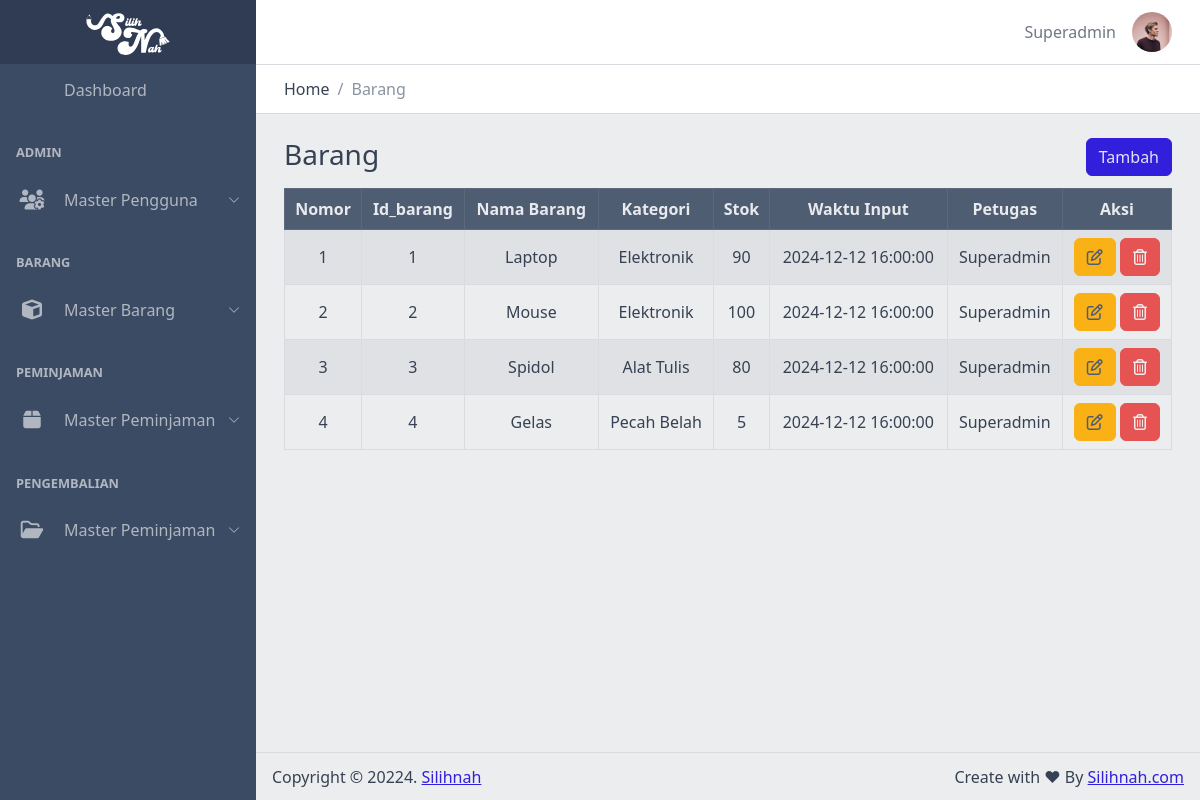
Screenshot of /views/admin/barang/ (signed in) with the database file from the repository.
### tables this page shows
CREATE TABLE `barang` (
  `id_barang` int NOT NULL,
  `nama` varchar(255) NOT NULL,
  `stok` int NOT NULL,
  `waktu` timestamp NOT NULL,
  `id_kategori` int NOT NULL,
  `id_petugas` int NOT NULL
);

CREATE TABLE `kategori` (
  `id_kategori` int NOT NULL,
  `nama` varchar(255) NOT NULL,
  `deskripsi` text NOT NULL
);

CREATE TABLE `petugas` (
  `id_petugas` int NOT NULL,
  `id_user` int NOT NULL,
  `nama` varchar(255) DEFAULT NULL,
  `telpon` varchar(13) DEFAULT NULL,
  `jenis_kelamin` enum('Laki-Laki','Perempuan') DEFAULT NULL,
  `tanggal_lahir` date DEFAULT NULL,
  `alamat` text,
  `agama` enum('Hindu','Islam','Budha','Kristen','Katolik','Konghucu') DEFAULT NULL
);

### functions/connect.php (called while the page is built, shortened)
<?php
class Connect
{
    private $host = 'localhost';
    private $user = 'root';
    private $pass = '';
    private $db = 'silihnah';
    function __construct()
    {
        $this->conn = new mysqli($this->host, $this->user, $this->pass, $this->db);
    }
}

### functions/barang.php (called while the page is built, shortened)
<?php
include 'connect.php';
class barang extends Connect
{
    public function getAllDataJoin()
    {
        $query = "SELECT barang.id_barang, barang.nama as nama_barang, barang.stok, barang.waktu, kategori.id_kategori, kategori.nama as nama_kategori, kategori.deskripsi, petugas.id_petugas, petugas.nama as nama_petugas FROM barang JOIN kategori ON barang.id_kategori = kategori.id_kategori JOIN petugas ON barang.id_petugas = petugas.id_petugas";
        $result = mysqli_query($this->conn, $query);
        $data = [];
        while ($row = mysqli_fetch_assoc($result)) {
            $data[] = $row;
        }
        return $data;
    }
}

### views/admin/barang/index.php (the view, shortened to what this page needs)
<?php
include '../../../functions/barang.php';
$barang = new Barang();
$data = $barang->getAllDataJoin();
?>
<?php include('../../templates/header.php'); ?>
<div class="container-fluid">
    <div class="row justify-content-center">
        <div class="col">
            <h3>Barang</h3>
        </div>
        <div class="col text-end">
            <button type="button" class="btn btn-primary" data-coreui-toggle="modal" data-coreui-target="#createModal">
                Tambah
            </button>
        </div>
    </div>
</div>
<div class="container-fluid table-responsive">
    <table id="data-table" class="table text-nowrap table-bordered table-striped text-center mt-2 align-middle">
        <thead class="table-dark">
            <tr>
                <th>Nomor</th>
                <th>Id_barang</th>
                <th>Nama Barang</th>
                <th>Kategori</th>
                <th>Stok</th>
                <th>Waktu Input</th>
                <th>Petugas</th>
                <th>Aksi</th>
            </tr>
        </thead>
        <tbody>
            <?php $no = 1; ?>
            <?php foreach ($data as $row) : ?>
                <tr>
                    <td><?= $no++; ?></td>
                    <td><?= $row['id_barang'] ?></td>
                    <td><?= $row['nama_barang'] ?></td>
                    <td><?= $row['nama_kategori'] ?></td>
                    <td><?= $row['stok'] ?></td>
                    <td><?= $row['waktu'] ?></td>
                    <td><?= $row['nama_petugas'] ?></td>
                    <td>
                        <button type="button" class="btn btn-warning text-dark" data-coreui-toggle="modal" data-coreui-target="#editModal<?= $row['id_barang'] ?>">
                            <i class="fa-regular fa-pen-to-square"></i>
                        </button>
                        <button type="button" class="btn btn-danger text-light" data-coreui-toggle="modal" data-coreui-target="#deleteModel<?= $row['id_barang'] ?>">
                            <i class="fa-regular fa-trash-can"></i>
                        </button>
                    </td>
                </tr>
            <?php endforeach; ?>
        </tbody>
    </table>
</div>
<?php include('../../templates/footer.php'); ?>

### assets/css/main.css (style rules this page uses)
body { background-color: #e9ecef; }

### rows the page displays
barang: id_barang "1", nama "Laptop", id_kategori.nama "Elektronik", stok "90", waktu "2024-12-12 16:00:00", id_petugas.nama "Superadmin"
barang: id_barang "2", nama "Mouse", id_kategori.nama "Elektronik", stok "100", waktu "2024-12-12 16:00:00", id_petugas.nama "Superadmin"
barang: id_barang "3", nama "Spidol", id_kategori.nama "Alat Tulis", stok "80", waktu "2024-12-12 16:00:00", id_petugas.nama "Superadmin"
barang: id_barang "4", nama "Gelas", id_kategori.nama "Pecah Belah", stok "5", waktu "2024-12-12 16:00:00", id_petugas.nama "Superadmin"

### other values shown
$_SESSION['user']['username'] "Superadmin"
$title "Barang"
